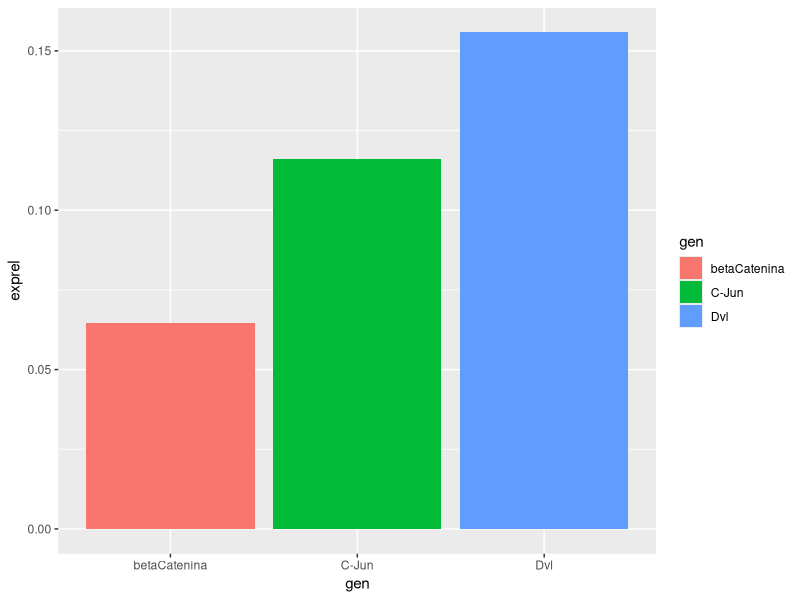

Reproduce this figure in R.
# 9 enero 2020
# Migue y Vero
# Script para calcular promedio para realizar analisis de datos PCRq


#Cargar archivos
cancer_data<-read.csv("../../data/cancer_data.csv")

#Subsets de tratamientos y control

control<- cancer_data[1:3,-1]
trat_1<- cancer_data[4:6,-1]
trat_2<- cancer_data[7:9,-1]
trat_3<- cancer_data[10:12,-1]

# Diferencia entre condicion control y condicion experimental en Gen HouseK y GoI. Sacar promedio. 
deltaCp_houseK<- c(control[1,1]-trat_1[1,1],
        control[2,1]-trat_1[2,1],
        control[3,1]-trat_1[3,1])
mean_deltaCp_houseK<-mean(deltaCp_houseK)


deltaCp_GoI1<- c(control[1,2]-trat_1[1,2],
                 control[2,2]-trat_1[2,2],
                 control[3,2]-trat_1[3,2])
mean_GoI1<-mean(deltaCp_GoI1)

deltaCp_GoI2<- c(control[1,3]-trat_1[1,3],
               control[2,3]-trat_1[2,3],
               control[3,3]-trat_1[3,3])
mean_GoI2<-mean(deltaCp_GoI2)

deltaCp_GoI3<- c(control[1,4]-trat_1[1,4],
               control[2,4]-trat_1[2,4],
               control[3,4]-trat_1[3,4])
mean_GoI3<-mean(deltaCp_GoI3)


#Eficiencia

m_HouseK<-3.108
exp_HouseK<- -1/m_HouseK
efi_HouseK<- 10^exp_HouseK


m_GoI<-3.459
exp_GoI<- -1/m_GoI
efi_GoI<- 10^exp_GoI

#Expresion relativa

numerador<- efi_GoI^(mean_GoI1)
denominador<- efi_HouseK^(mean_deltaCp_houseK)
exprel1<- numerador/denominador

numerador<- efi_GoI^(mean_GoI2)
denominador<- efi_HouseK^(mean_deltaCp_houseK)
exprel2<- numerador/denominador

numerador<- efi_GoI^(mean_GoI3)
denominador<- efi_HouseK^(mean_deltaCp_houseK)
exprel3<- numerador/denominador


tabla<- data.frame(c("betaCatenina","Dvl", "C-Jun"), c(exprel1,exprel2,exprel3))
colnames(tabla)<- c("gen","exprel")

#Plot
library(ggplot2)
ggplot(tabla, aes(x=gen, y=exprel, fill=gen)) +
  geom_bar(position="dodge", stat="identity")
